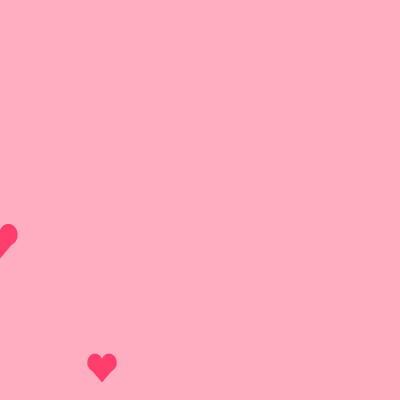
Frame 1 (no input)
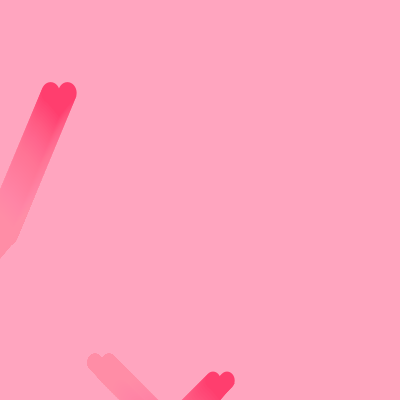
Frame 60 (the mouse pressed at the canvas centre just before this capture)
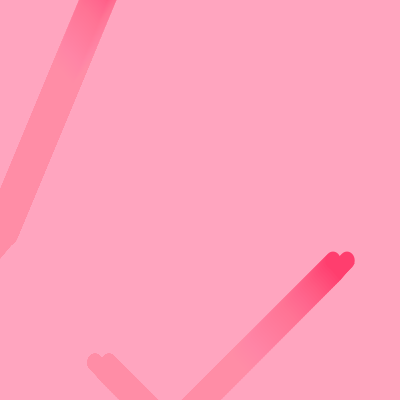
Frame 120 (the mouse held since frame 60 and released just before this capture)

The Processing sketch that drew these frames (run headless with seeded random() and noise(); from frame 60 on, the mouse is pressed at the canvas centre):

// Processing sketch: processing_52533
// ── processing_52533.pde

//Mitsuko Verdery 
//wrap bounce program
//Copyright 2012

 float x;
 float y;
 float o;
 float wdth;
 float hght;
 float tx, ty, txSpeed, tySpeed, tr, td;
 float bx, by, bd, bxSpeed, bySpeed;
 
 
void setup()
{
size ( 400, 400);
background(255, 175, 195);
noStroke();
smooth();
 
frameRate(100); 

tx = 0;
ty = random( height);
td = 120;
txSpeed = 1;
tr = random (-5, 5); 
tySpeed = 5;

bx = 100;
by = random (height - bd);
bd = 100;
bySpeed = 2;
bxSpeed = 2;
}

void prepWindow() {
  fill(#FF90AC, 10);
rect(0, 0, width, height);
}

void draw()
{
prepWindow();
drawheart(tx, ty, td, td); 
moveImage();
bounceImage();
drawheart(bx, by, bd, bd);
}

void moveImage()
{
  tx = tx + txSpeed;
  ty = ty + tr;
  if (tx >= width+(td/2))
  {
    tx = 0 - (td/2);
  }
  if (ty >= height+(td/2))
  {
    ty = 0-(td/2);
    tr = random(-5, 5);
  }
  if (ty <= 0-(td/2))
  {
    ty = height+(td/2);
    tr = random(-5, 5);
  }
}


void bounceImage()

{
  by = by + bySpeed;
  bx = bx + bxSpeed;
  if (bx > width + 10 ) {
    bxSpeed = -bxSpeed;
  } else if (bx < 0) {
    bxSpeed = -bxSpeed; 
  }
  if (by > height + 50 ) {
    bySpeed = -bySpeed;
  } else if (by < 0) {
    bySpeed = -bySpeed;
  }
}
 

//void drawTarget( int x, int y, int d)
void drawheart(float tx, float ty, float wd, float ht)
{
  
  fill(255, 62, 110);
  
  triangle(tx, ty, tx - .147*wd, ty - .175*ht, tx + .147*wd, ty - .175*ht);
  ellipse(tx - .07*wd, ty - .2*ht, .154*wd, .18*ht);
  ellipse(tx + .07*wd, ty - .2*ht, .154*wd, .18*ht);

}


void mouseClicked()

{
  float s;
  drawheart(100,100,40,40);
  s = random(200);
  drawheart(random(width),random(height),s,s);
  s = random(200);
  drawheart(random(width),random(height),s,s);
  s = random(200);
  drawheart(random(width),random(height),s,s);
  s = random(200);
  drawheart(random(width),random(height),s,s);

}
                
                                
